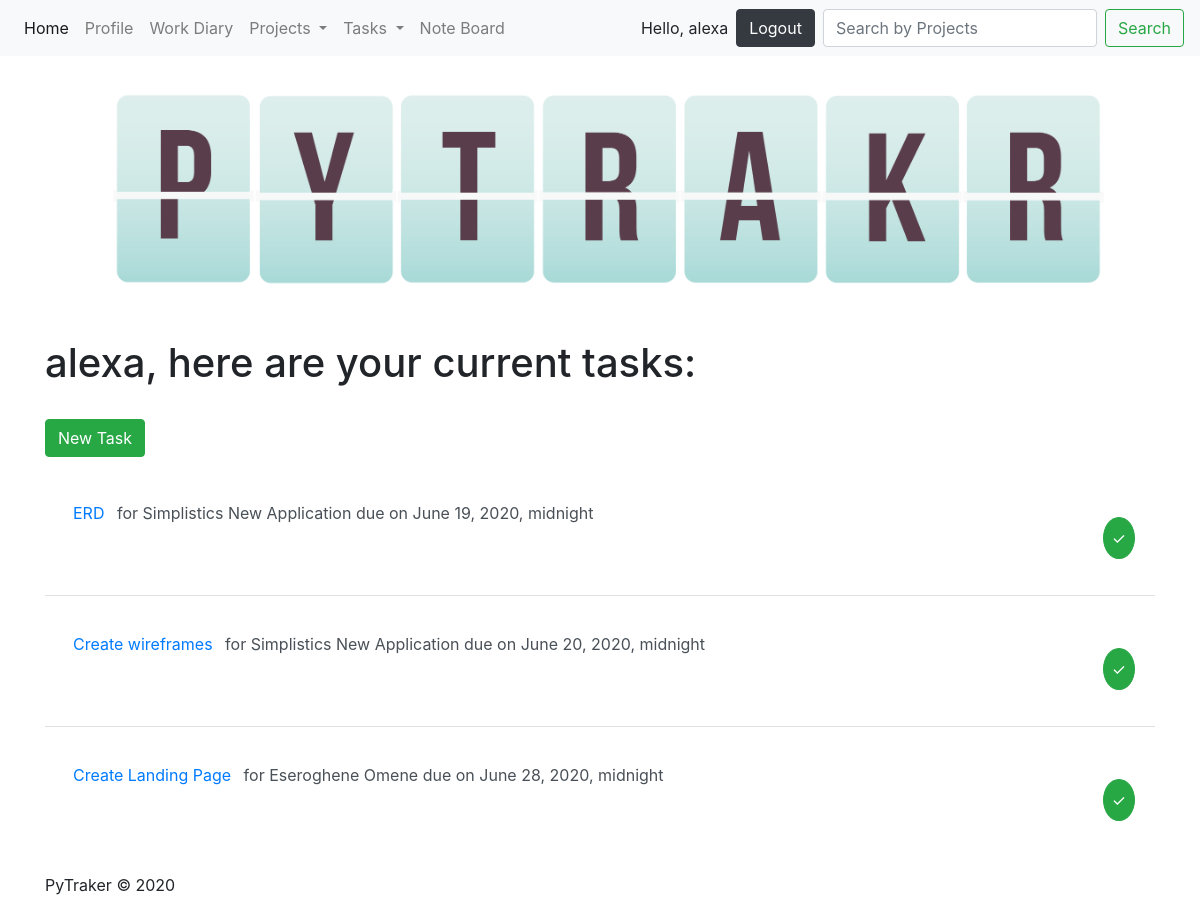
The app's page /PyTraker/tasklist (signed in), older data.
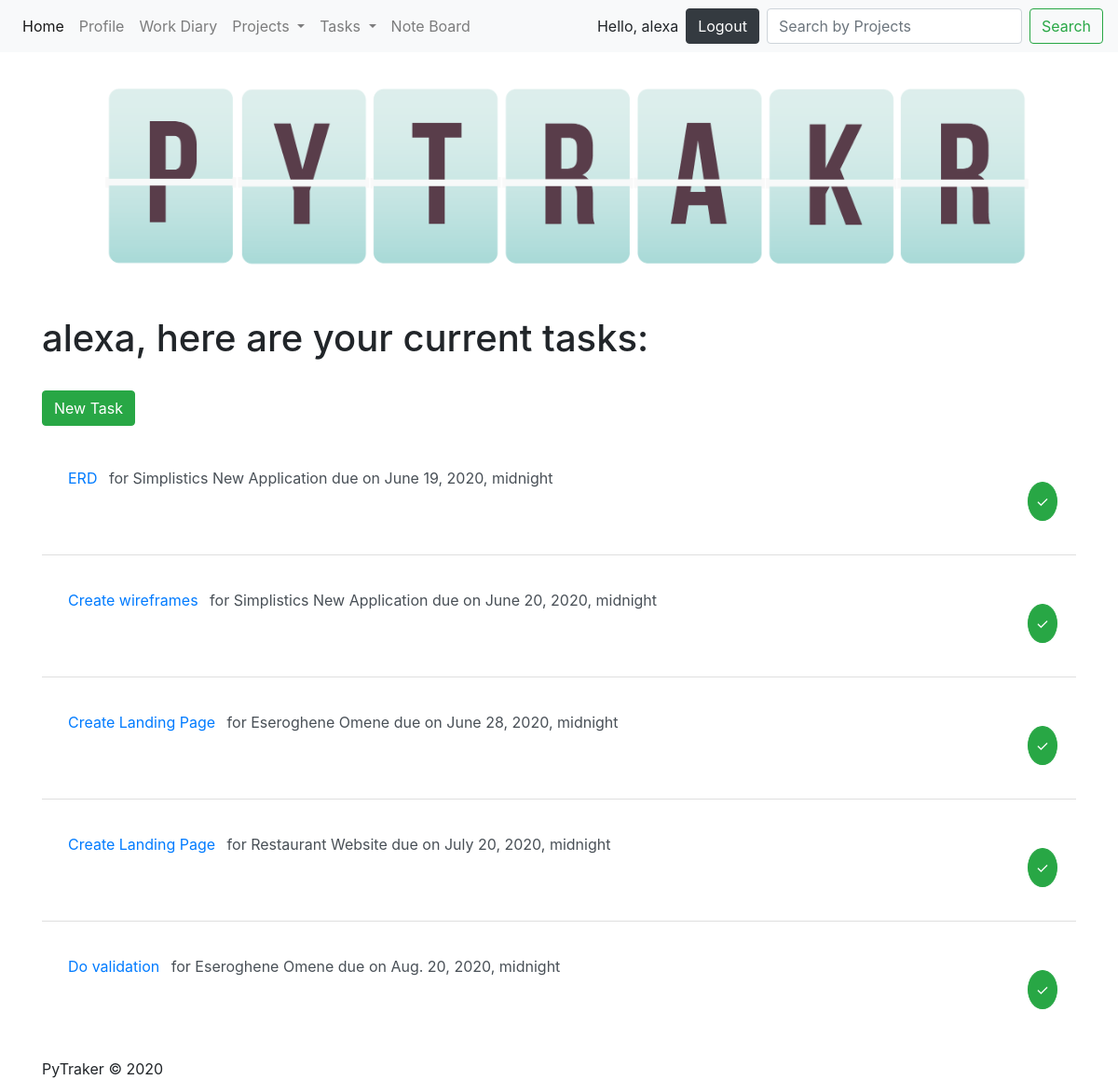
The same page, newer data.
### PyTraker/models.py (models this page shows, shortened)
class Tasks(models.Model):
    projectID = models.ForeignKey(Projects, on_delete=models.CASCADE)
    name = models.CharField(max_length=50)
    description = models.TextField(max_length=250)
    complete = models.BooleanField(default=False)
    due_date = models.DateTimeField()

class Projects(models.Model):
    name = models.CharField(max_length=50)
    description = models.TextField(max_length=250)
    clientID = models.ForeignKey(Clients, on_delete=models.CASCADE)
    payRate = models.IntegerField()
    startDate = models.DateTimeField()
    dueDate = models.DateTimeField()

### PyTraker/views.py (the view)
# urls.py: path("PyTraker/tasklist", views.tasklist, name="tasklist"),
@login_required
def tasklist(request):
    all_task_list = Tasks.objects.filter(complete=False)
    context = {"all_task_list": all_task_list}
    return render(request, "PyTraker/tasklist.html", context)

### PyTraker/templates/PyTraker/tasklist.html
{% extends "PyTraker/header.html" %}
{% block content %}
<h1> {{ user }}, here are your current tasks:</h1>
    <a href="/PyTraker/new_task" class="btn btn-success">New Task</a>
{% if all_task_list %}
    <div class="list-group list-group-flush">
{% for tasks in all_task_list %}
<p class="list-group-item list-group-item-action"><a href="/PyTraker/task_detail/{{ tasks.id }}" class="d-inline-flex p-2">{{ tasks.name }}</a> for {{ tasks.projectID.name }} due on {{ tasks.due_date }}
    <span><a href="/PyTraker/change_status/{{ tasks.id }}" class="d-inline-flex p-2 btn btn-success btn-circle float-right">&check;</a></span></p>
{% endfor %}
</div>
{% else %}
    <p>You don't have any tasks yet! <a href="/PyTraker/new_task">Add a task.</a></p>
{% endif %}
{% endblock %}

Row changes from the older to the newer data that the page shows:
added Tasks: name "Create Landing Page", projectID.name "Restaurant Website", due_date "July 20, 2020, midnight"
added Tasks: name "Do validation", projectID.name "Eseroghene Omene", due_date "Aug. 20, 2020, midnight"
